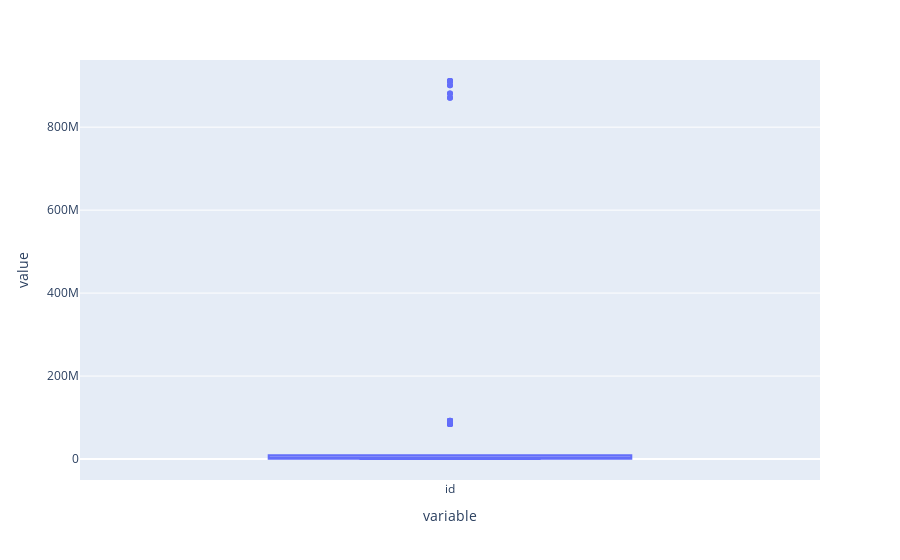

The code cell stored with this chart in its notebook:
### Code cell
analise(dados=df['id'])

### Figure 1 — Plotly figure (JSON) as saved in the notebook; plotly's stock layout.template omitted (floating-point values rounded to 4 significant figures; data arrays with more than 128 entries replaced by an {"elided": "..."} marker saying what was removed)
{"data": [{"alignmentgroup": "True", "hovertemplate": "variable=%{x}<br>value=%{y}<extra></extra>", "legendgroup": "", "marker": {"color": "#636efa"}, "name": "", "notched": false, "offsetgroup": "", "orientation": "v", "showlegend": false, "type": "box", "x": {"elided": "569 str values"}, "x0": " ", "xaxis": "x", "y": {"elided": "569 int values"}, "y0": " ", "yaxis": "y"}], "layout": {"boxmode": "group", "legend": {"tracegroupgap": 0}, "margin": {"t": 60}, "xaxis": {"anchor": "y", "domain": [0, 1], "title": {"text": "variable"}}, "yaxis": {"anchor": "x", "domain": [0, 1], "title": {"text": "value"}}}}
